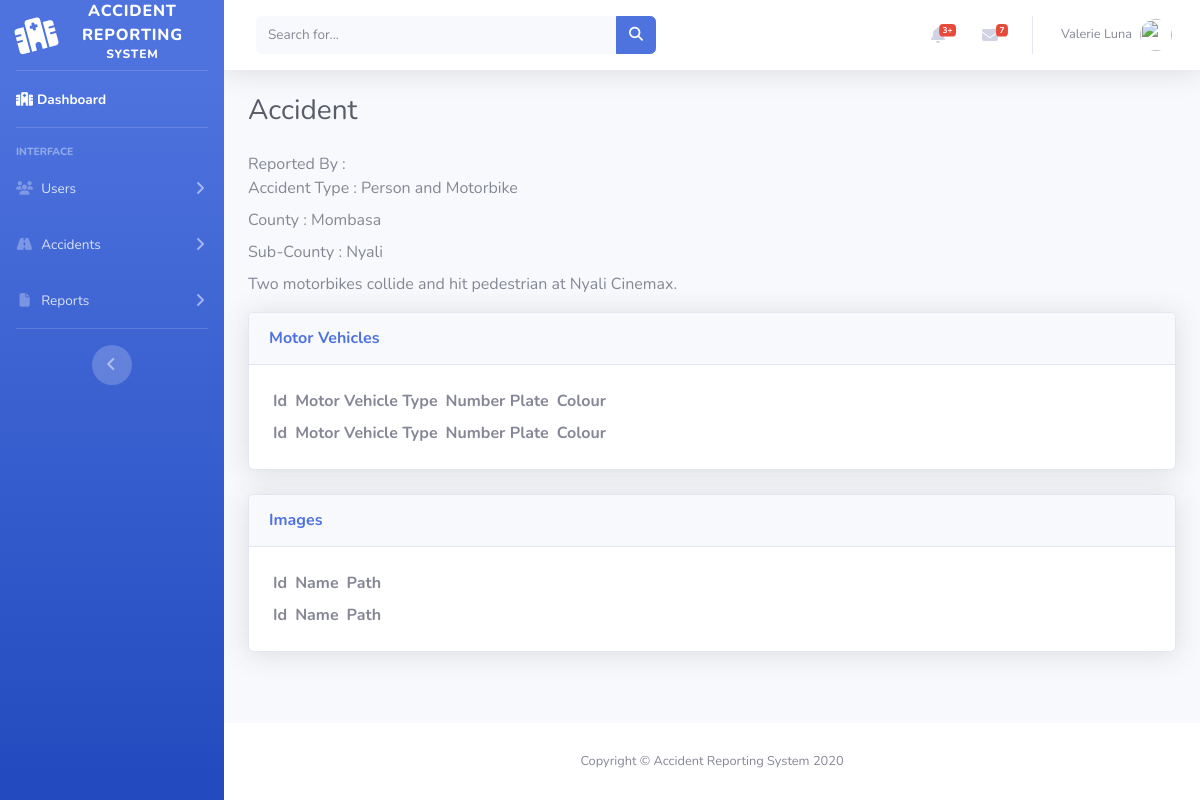
Screenshot of /accidents/viewdetails/2 with the database file from the repository.
### tables this page shows
CREATE TABLE `accidents` (
  `Id` int(11) NOT NULL,
  `UUID` varchar(255) NOT NULL,
  `ReportedBy` varchar(100) DEFAULT NULL,
  `County` varchar(50) NOT NULL,
  `SubCounty` varchar(50) NOT NULL,
  `Location` varchar(50) NOT NULL,
  `AccidentType` varchar(50) NOT NULL,
  `Details` varchar(255) NOT NULL,
  `AccidentDate` datetime NOT NULL DEFAULT current_timestamp()
);

### application/controllers/Accidents.php (called while the page is built, shortened)
<?php
class Accidents extends CI_Controller {
    public function __construct() {
        $this->load->helper('url');
    }
    function viewdetails($id)
    {
        $this->load->model('model_accidents');
        $this->load->model('model_motorvehicles');
        $data['accident'] = $this->model_accidents->getaccidentdetailsoverid($id);
        $data['images'] = $this->model_accidents->getimagesoveruuid($data['accident'][0]['UUID']);
        $data['motorvehicles'] = $this->model_motorvehicles->getmotorvehiclesoveruuid($data['accident'][0]['UUID']);
        $data['title'] = 'Accident Reporting System | Accidents - ' .$id;
        $data['faviconpartpath'] = base_url().'img/favicon.png';
        $this->load->view('includes/header', $data);
        $this->load->view('view_single_accident', $data);
        $this->load->view('includes/footer', $data);
    }
}

### index.php (called while the page is built, shortened)
<?php
require_once BASEPATH.'core/CodeIgniter.php';

### application/models/Model_accidents.php (called while the page is built, shortened)
<?php
class Model_Accidents extends CI_Model {
    public function getaccidentdetailsoverid($id)
    {
        $this->db->query("SET sql_mode = '' ");
        $this->db->where('Id', $id);
        $query = $this->db->get('accidents');
        if ($query->num_rows() > 0)
        {
            return $query->result_array();
        } else {
            return array();
        }
    }
    public function getimagesoveruuid($uuid)
    {
        $this->db->query("SET sql_mode = '' ");
        $this->db->where('AccidentUUID', $uuid);
        $query = $this->db->get('images');
        if ($query->num_rows() > 0)
        {
            return $query->result_array();
        } else {
            return array();
        }
    }
}

### application/views/view_single_accident.php (the view, shortened to what this page needs)
<div class="container-fluid">
    <div class="d-sm-flex align-items-center justify-content-between mb-4">
        <h1 class="h3 mb-0 text-gray-800">Accident</h1>
    </div>
    <?php
        echo 'Reported By : '.form_label($accident[0]['ReportedBy']).br(1);
        echo 'Accident Type : '.form_label($accident[0]['AccidentType']).br(1);
        echo 'County : '.form_label($accident[0]['County']).br(1);
        echo 'Sub-County : '.form_label($accident[0]['SubCounty']).br(1);
    ?>
    <div>
        <p>
            <?php echo $accident[0]['Details']; ?>
        </p>
    </div>
    <div class="card shadow mb-4">
        <div class="card-header py-3">
        <h6 class="m-0 font-weight-bold text-primary">Motor Vehicles</h6>
        </div>
        <div class="card-body">
            <div class="table-responsive">
                <?php
                    $template = array(
                        'table_open'=> '<table border="0" cellpadding="0" class="table table-bordered">',
                        'id'=>'dataTable',
                        'width'=>'100%',
                        'cellspacing'=>'0'
                    );
                    $this->table->set_heading('Id', 'Motor Vehicle Type', 'Number Plate', 'Colour');
                    $this->table->add_row('<b>Id</b>', '<b>Motor Vehicle Type</b>', '<b>Number Plate</b>', '<b>Colour</b>');
                    $this->table->set_template($template);
                    echo $this->table->generate();
                ?>
            </div>
        </div>
    </div>
    <div class="card shadow mb-4">
        <div class="card-header py-3">
            <h6 class="m-0 font-weight-bold text-primary">Images</h6>
        </div>
        <div class="card-body">
            <div class="table-responsive">
                <?php
                    $template = array(
                        'table_open'=> '<table border="0" cellpadding="0" class="table table-bordered">',
                        'id'=>'dataTable',
                        'width'=>'100%',
                        'cellspacing'=>'0'
                    );
                    $this->table->set_heading('Id', 'Name', 'Path');
                    $this->table->add_row('<b>Id</b>', '<b>Name</b>', '<b>Path</b>');
                    $this->table->set_template($template);
                    echo $this->table->generate();
                ?>
            </div>
        </div>
    </div>
</div>

### rows the page displays
accidents: AccidentType "Person and Motorbike", County "Mombasa", SubCounty "Nyali", Details "Two motorbikes collide and hit pedestrian at Nyali Cinemax."

### other values shown
$this->table->generate() "Id Motor Vehicle Type Number Plate Colour Id Motor Vehicle Type Number Plate Colour"
$this->table->generate() "Id Name Path Id Name Path"
